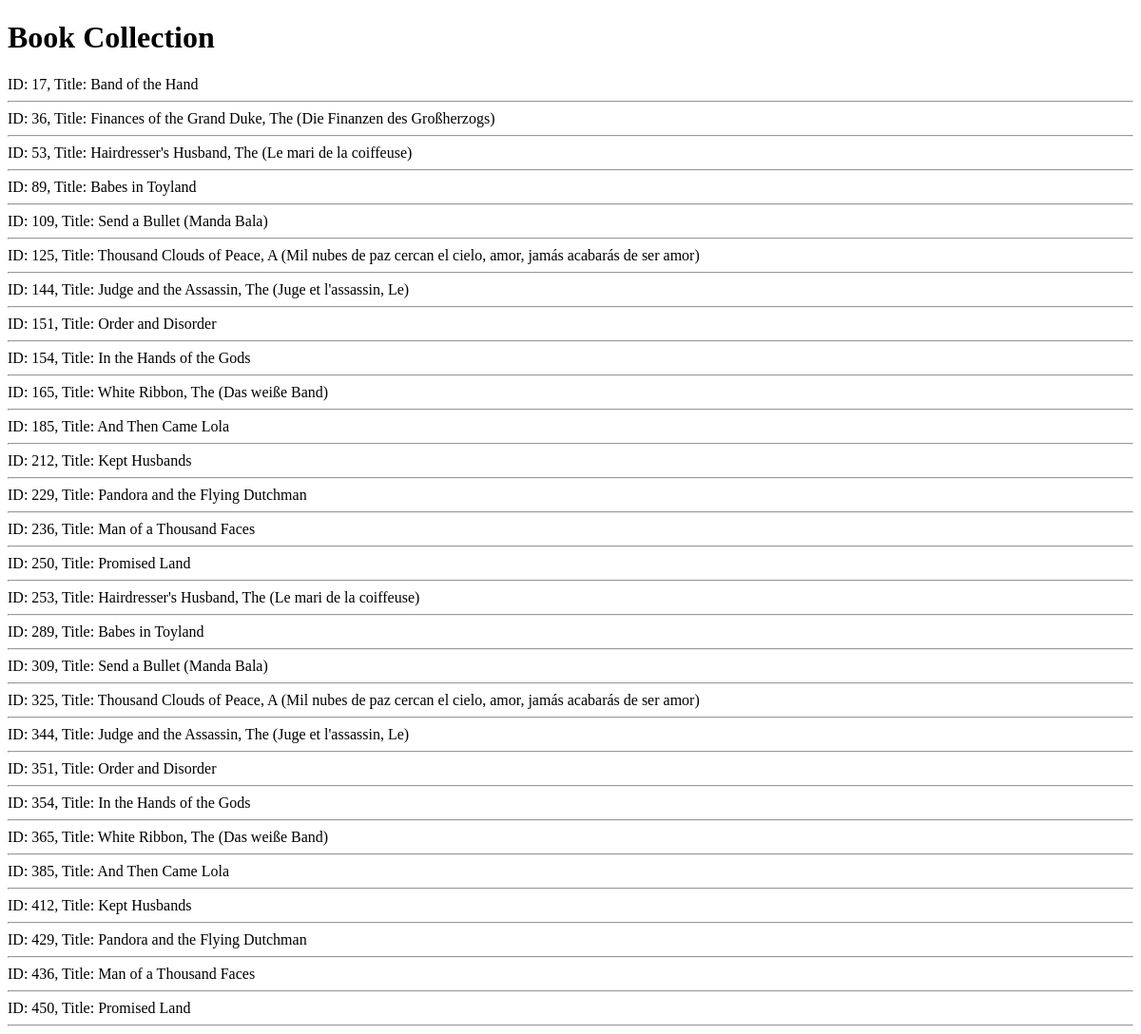
The page /books/simple/query on the database its author committed.
### apps/bookmodule/models.py (models this page shows)
class Book(models.Model):
    title = models.CharField(max_length = 50)
    author = models.CharField(max_length = 50)
    price = models.FloatField(default = 0.0)
    edition = models.SmallIntegerField(default = 1)

### apps/bookmodule/views.py (the view)
# urls.py: path('simple/query', views.simple_query, name='simple_query'),
def simple_query(request):
    mybooks=Book.objects.filter(title__icontains='and') # <- multiple objects
    return render(request, 'bookmodule/bookList.html', {'books':mybooks})

### apps/templates/bookmodule/bookList.html (shortened to what this page needs)
{% extends "layouts/base.html" %}
{% load static %}
{% block content %}
<!DOCTYPE html>
<html>
<head>
</head>
<body>
    <h1>Book Collection</h1>
    {% for obj in books %}
    ID: {{obj.id}}, Title: {{obj.title}}
    <hr>
    {% endfor %}
</body>
</html>
{% endblock %}

### rows shown on the page
Book: id "17", title "Band of the Hand"
Book: id "36", title "Finances of the Grand Duke, The (Die Finanzen des Großherzogs)"
Book: id "53", title "Hairdresser's Husband, The (Le mari de la coiffeuse)"
Book: id "89", title "Babes in Toyland"
Book: id "109", title "Send a Bullet (Manda Bala)"
Book: id "125", title "Thousand Clouds of Peace, A (Mil nubes de paz cercan el cielo, amor, jamás acabarás de ser amor)"
Book: id "144", title "Judge and the Assassin, The (Juge et l'assassin, Le)"
Book: id "151", title "Order and Disorder"
Book: id "154", title "In the Hands of the Gods"
Book: id "165", title "White Ribbon, The (Das weiße Band)"
Book: id "185", title "And Then Came Lola"
Book: id "212", title "Kept Husbands"
Book: id "229", title "Pandora and the Flying Dutchman"
Book: id "236", title "Man of a Thousand Faces"
Book: id "250", title "Promised Land"
Book: id "253", title "Hairdresser's Husband, The (Le mari de la coiffeuse)"
Book: id "289", title "Babes in Toyland"
Book: id "309", title "Send a Bullet (Manda Bala)"
Book: id "325", title "Thousand Clouds of Peace, A (Mil nubes de paz cercan el cielo, amor, jamás acabarás de ser amor)"
Book: id "344", title "Judge and the Assassin, The (Juge et l'assassin, Le)"
Book: id "351", title "Order and Disorder"
Book: id "354", title "In the Hands of the Gods"
Book: id "365", title "White Ribbon, The (Das weiße Band)"
Book: id "385", title "And Then Came Lola"
Book: id "412", title "Kept Husbands"
Book: id "429", title "Pandora and the Flying Dutchman"
Book: id "436", title "Man of a Thousand Faces"
Book: id "450", title "Promised Land"
